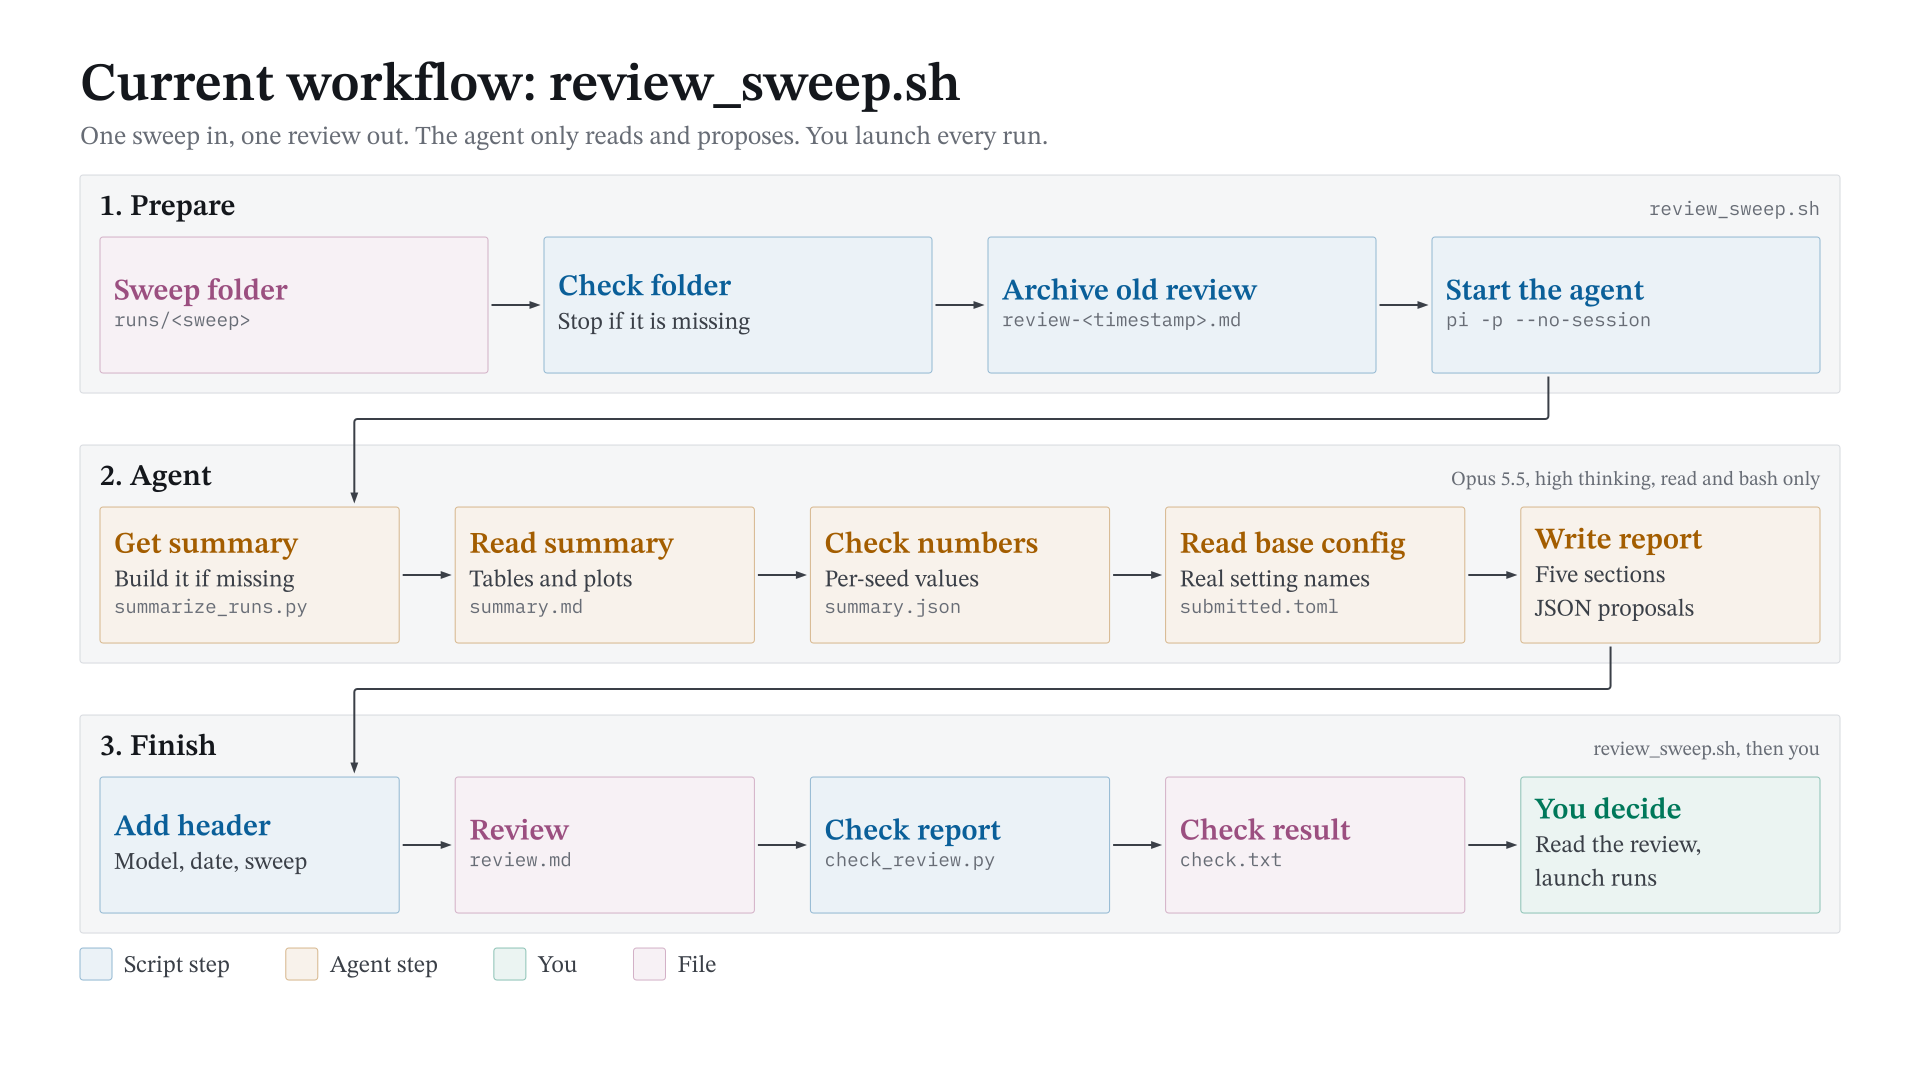

Python code for this plot:
"""Diagram of the current review_sweep.sh workflow. Run: uv run --project <svg-figs> python current_workflow.py"""
import sys; sys.path.insert(0, "/Users/hughcairney/GradSchool/16.S893/hcairney/.pi/skills/svg-figs")
from svgfig import Figure

f = Figure("deck", palette="color")
M, W = 80, 1760
f.text(M, 100, "Current workflow: review_sweep.sh", "title", "ink")
f.text(M, 144, "One sweep in, one review out. The agent only reads and proposes. You launch every run.", "subtitle", "muted")

NH, GAP, PAD = 136, 56, 20
PH = 62 + NH + 20           # panel height
ROW_GAP = 52
Y = [175 + i * (PH + ROW_GAP) for i in range(3)]


def code(s):
    return (s, "code", "muted")


def row(i, title, caption, caption_style, specs):
    y0 = Y[i]
    f.box(M, y0, W, PH)
    f.text(M + PAD, y0 + 40, title, "heading", "ink")
    if caption:
        f.text(M + W - PAD, y0 + 40, caption, caption_style, "muted", anchor="end")
    n = len(specs)
    w = (W - 2 * PAD - (n - 1) * GAP) / n
    nodes = [f.node(M + PAD + k * (w + GAP), y0 + 62, rows, cat, w=w, h=NH) for k, (cat, rows) in enumerate(specs)]
    for a, b in zip(nodes, nodes[1:]):
        f.arrow(a.r, b.l)
    return nodes


A = row(0, "1. Prepare", "review_sweep.sh", "code", [
    (3, ["Sweep folder", code("runs/<sweep>")]),
    (0, ["Check folder", "Stop if it is missing"]),
    (0, ["Archive old review", code("review-<timestamp>.md")]),
    (0, ["Start the agent", code("pi -p --no-session")]),
])
B = row(1, "2. Agent", "Opus 5.5, high thinking, read and bash only", "small", [
    (1, ["Get summary", "Build it if missing", code("summarize_runs.py")]),
    (1, ["Read summary", "Tables and plots", code("summary.md")]),
    (1, ["Check numbers", "Per-seed values", code("summary.json")]),
    (1, ["Read base config", "Real setting names", code("submitted.toml")]),
    (1, ["Write report", "Five sections", "JSON proposals"]),
])
C = row(2, "3. Finish", "review_sweep.sh, then you", "small", [
    (0, ["Add header", "Model, date, sweep"]),
    (3, ["Review", code("review.md")]),
    (0, ["Check report", code("check_review.py")]),
    (3, ["Check result", code("check.txt")]),
    (2, ["You decide", "Read the review,", "launch runs"]),
])


def wrap(src, dst, i):
    """Return connector from the end of row i to the start of row i+1, through the gap."""
    p0 = src.at("b", 0.3)
    p3 = dst.at("t", 0.85)
    gy = Y[i] + PH + ROW_GAP / 2
    f.connector([p0, (p0[0], gy), (p3[0], gy), p3])


wrap(A[-1], B[0], 0)
wrap(B[-1], C[0], 1)

# Legend
ly = 972
x = M
for cat, name in [(0, "Script step"), (1, "Agent step"), (2, "You"), (3, "File")]:
    f.box(x, ly - 24, 32, 32, cat)
    wd = f.text(x + 44, ly, name, "label", "ink2")
    x += 44 + wd + 56

f.save("current_workflow.svg")
